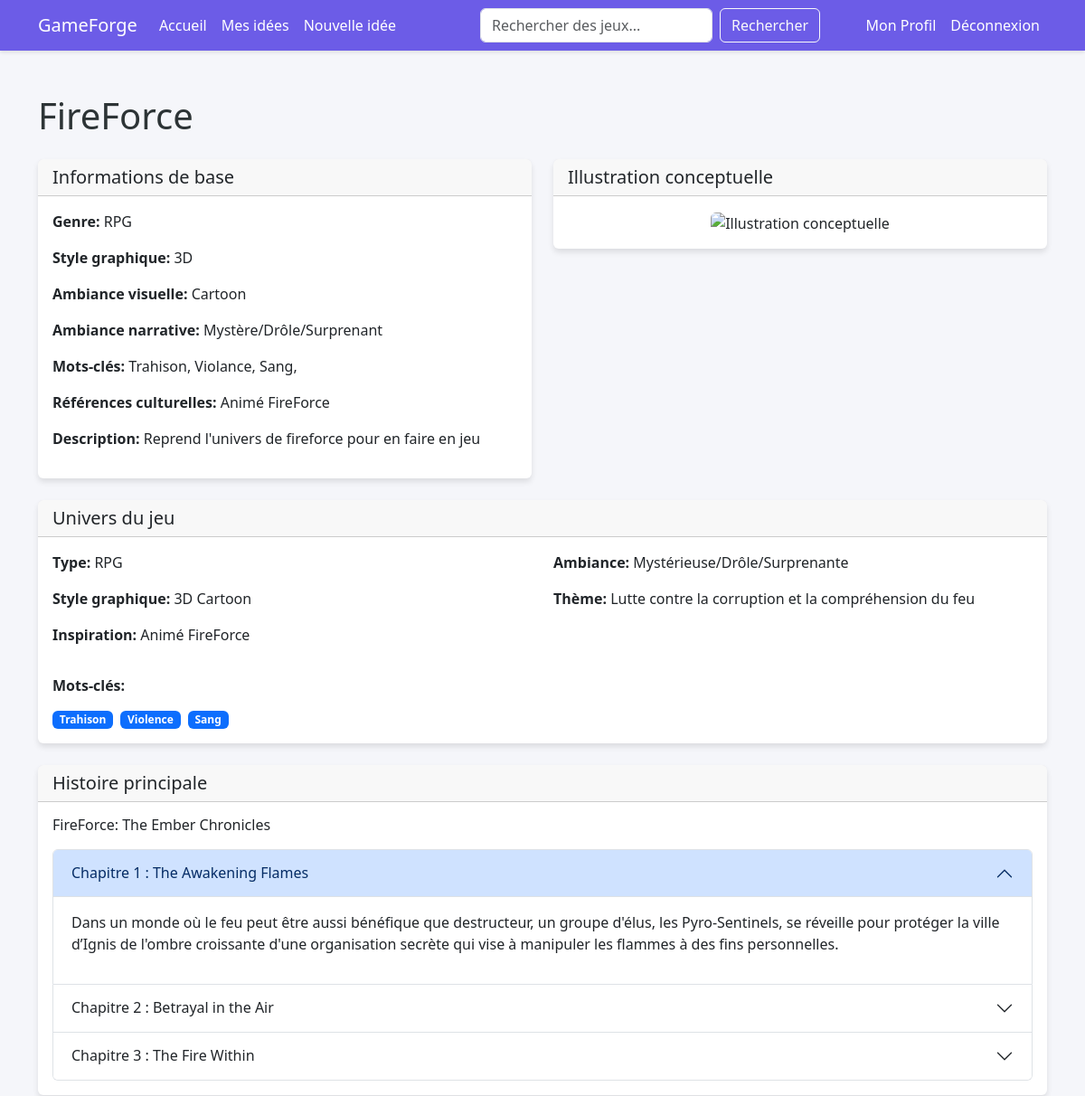
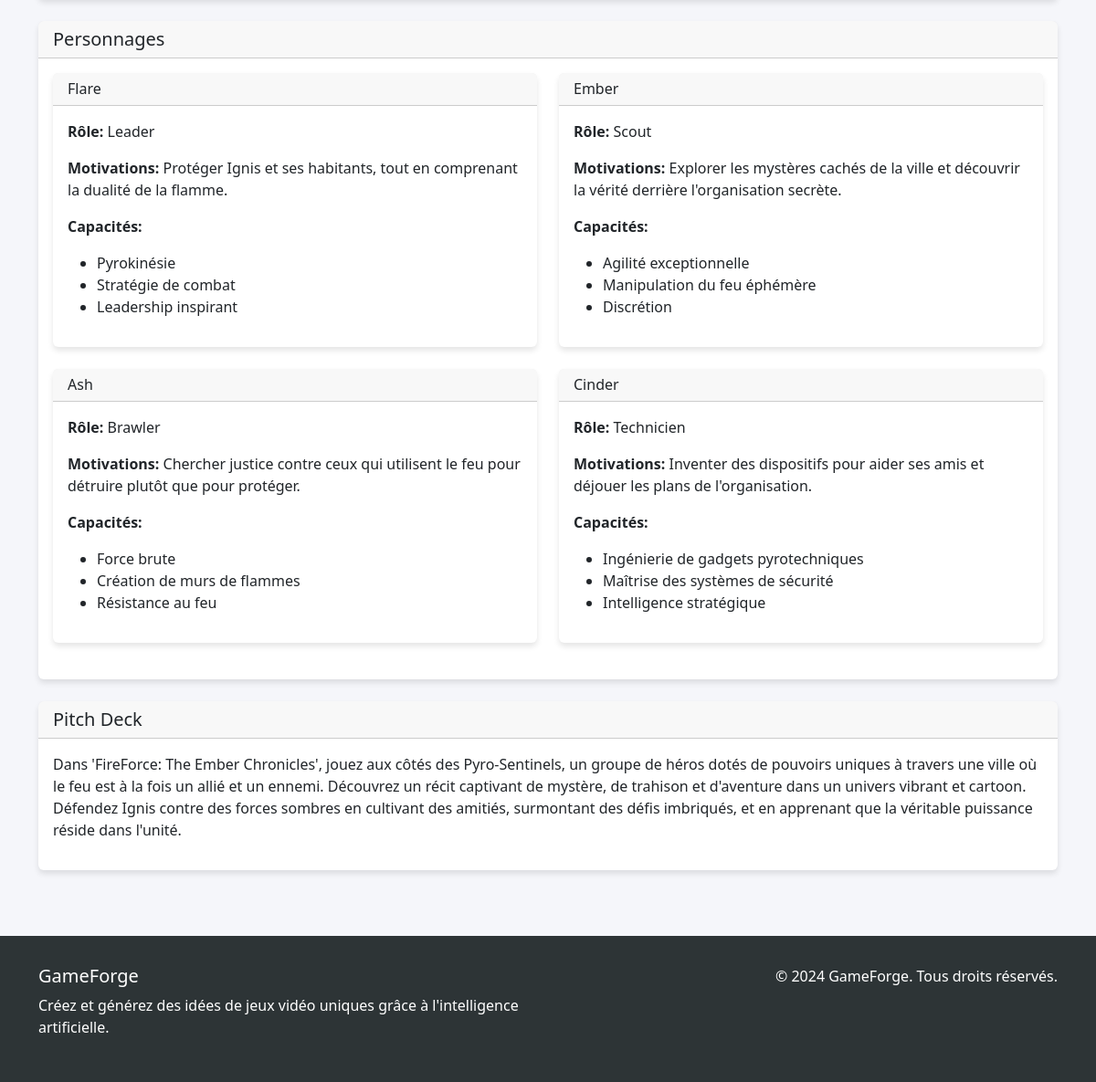
/idea/6/ (signed in), run on the app's committed database (2 pictures, top to bottom).
### gameforge/models.py (models this page shows)
class GameIdea(models.Model):
    user = models.ForeignKey(User, on_delete=models.CASCADE)
    title = models.CharField(max_length=255)
    genre = models.CharField(max_length=255)  # RPG, FPS, MOBA, Visual Novel, etc. On aura une liste déroulante pour choisir le genre mais on pourra également écrire quelque chose de personnalisé.
    style_graphique = models.CharField(max_length=255)  # 2D, 3D, pixel art, etc. On aura une liste déroulante pour choisir le style graphique mais on pourra également écrire quelque chose de personnalisé.
    ambiance_visuelle = models.CharField(max_length=255)  # Fantasy, Science-fiction, etc. On aura une liste déroulante pour choisir l'ambiance visuelle mais on pourra également écrire quelque chose de personnalisé.
    ambiance_narrative = models.CharField(max_length=255)  # Tragique, comique, etc. On aura une liste déroulante pour choisir l'ambiance narrative mais on pourra également écrire quelque chose de personnalisé.
    mots_cles = models.CharField(max_length=255)  # Guerre, Amour, Trahison, etc. On aura une liste déroulante pour choisir les mots clés mais on pourra également écrire quelque chose de personnalisé.
    reference_culturelle = models.CharField(max_length=255)  # Zelda, Final Fantasy, Dark Souls, etc. On aura une liste déroulante pour choisir la référence culturelle mais on pourra également écrire quelque chose de personnalisé.
    description = models.TextField() # Description du jeu
    created_at = models.DateTimeField(auto_now_add=True)

class GameGeneration(models.Model):
    game_idea = models.ForeignKey(GameIdea, on_delete=models.CASCADE)
    user = models.ForeignKey(User, on_delete=models.CASCADE)
    univers_de_jeu = models.TextField() # Type, ambiance, style graphique, etc.
    histoire_principale = models.TextField() # Scénario structuré
    personnages = models.TextField() # Avec leur rôle, capacités, motivations, etc.
    illustrations_conceptuelles = models.TextField() # URL d'une illustration conceptuelle
    pitch_deck = models.TextField() # Fiche de présentation du jeu (présentation complète type “pitch deck”)
    created_at = models.DateTimeField(auto_now_add=True)

### gameforge/views.py (the view, shortened to what this page needs)
# urls.py: path("idea/<int:game_idea_id>/", views.game_idea, name="game_idea"),
@login_required
def game_idea(request, game_idea_id):
    game_idea = GameIdea.objects.get(id=game_idea_id)
    user = User.objects.get(id=request.session['user_id'])
    existing_generation = GameGeneration.objects.filter(game_idea=game_idea).first()
    if existing_generation:
        game_generation = existing_generation
    formatted_data = format_game_generation_for_template(game_generation)
    return render(request, 'gameforge/game_idea.html', {
        'game_idea': game_idea,
        'game_generation': game_generation,
        'formatted_data': formatted_data
    })

### gameforge/views.py (called while the page is built)
def format_game_generation_for_template(game_generation):
    formatted_data = {}
    try:
        formatted_data['univers'] = json.loads(game_generation.univers_de_jeu)
    except:
        formatted_data['univers'] = {"type": "Information non disponible"}
    try:
        formatted_data['histoire'] = json.loads(game_generation.histoire_principale)
    except:
        formatted_data['histoire'] = {"titre": "Histoire", "scenario": []}
    try:
        formatted_data['personnages'] = json.loads(game_generation.personnages)
    except:
        formatted_data['personnages'] = []
    formatted_data['illustration'] = game_generation.illustrations_conceptuelles
    formatted_data['pitch_deck'] = game_generation.pitch_deck
    return formatted_data

### templates/gameforge/game_idea.html
{% extends 'base.html' %}
{% block content %}
<div class="container mt-5">
    <h1 class="mb-4">{{ game_idea.title }}</h1>
    <div class="row">
        <div class="col-md-6">
            <div class="card mb-4">
                <div class="card-header">
                    <h2 class="h5 mb-0">Informations de base</h2>
                </div>
                <div class="card-body">
                    <p><strong>Genre:</strong> {{ game_idea.genre }}</p>
                    <p><strong>Style graphique:</strong> {{ game_idea.style_graphique }}</p>
                    <p><strong>Ambiance visuelle:</strong> {{ game_idea.ambiance_visuelle }}</p>
                    <p><strong>Ambiance narrative:</strong> {{ game_idea.ambiance_narrative }}</p>
                    <p><strong>Mots-clés:</strong> {{ game_idea.mots_cles }}</p>
                    <p><strong>Références culturelles:</strong> {{ game_idea.reference_culturelle }}</p>
                    <p><strong>Description:</strong> {{ game_idea.description }}</p>
                </div>
            </div>
        </div>
        <div class="col-md-6">
            <div class="card mb-4">
                <div class="card-header">
                    <h2 class="h5 mb-0">Illustration conceptuelle</h2>
                </div>
                <div class="card-body text-center">
                    <img src="{{ formatted_data.illustration }}" alt="Illustration conceptuelle" class="img-fluid rounded">
                </div>
            </div>
        </div>
    </div>
    <div class="row">
        <div class="col-12">
            <div class="card mb-4">
                <div class="card-header">
                    <h2 class="h5 mb-0">Univers du jeu</h2>
                </div>
                <div class="card-body">
                    <div class="row">
                        {% if formatted_data.univers.type %}
                        <div class="col-md-6">
                            <p><strong>Type:</strong> {{ formatted_data.univers.type }}</p>
                        </div>
                        {% endif %}
                        {% if formatted_data.univers.ambiance %}
                        <div class="col-md-6">
                            <p><strong>Ambiance:</strong> {{ formatted_data.univers.ambiance }}</p>
                        </div>
                        {% endif %}
                        {% if formatted_data.univers.style_graphique %}
                        <div class="col-md-6">
                            <p><strong>Style graphique:</strong> {{ formatted_data.univers.style_graphique }}</p>
                        </div>
                        {% endif %}
                        {% if formatted_data.univers.thème %}
                        <div class="col-md-6">
                            <p><strong>Thème:</strong> {{ formatted_data.univers.thème }}</p>
                        </div>
                        {% endif %}
                        {% if formatted_data.univers.inspiration %}
                        <div class="col-md-6">
                            <p><strong>Inspiration:</strong> {{ formatted_data.univers.inspiration }}</p>
                        </div>
                        {% endif %}
                    </div>
                    {% if formatted_data.univers.mots_cles %}
                    <div class="mt-3">
                        <p><strong>Mots-clés:</strong></p>
                        <div class="d-flex flex-wrap gap-2">
                            {% for mot in formatted_data.univers.mots_cles %}
                            <span class="badge bg-primary">{{ mot }}</span>
                            {% endfor %}
                        </div>
                    </div>
                    {% endif %}
                </div>
            </div>
            <div class="card mb-4">
                <div class="card-header">
                    <h2 class="h5 mb-0">Histoire principale</h2>
                </div>
                <div class="card-body">
                    {% if formatted_data.histoire.titre %}
                    <h3 class="h6 mb-3">{{ formatted_data.histoire.titre }}</h3>
                    {% endif %}
                    {% if formatted_data.histoire.scenario %}
                    <div class="accordion" id="scenarioAccordion">
                        {% for chapitre in formatted_data.histoire.scenario %}
                        <div class="accordion-item">
                            <h2 class="accordion-header" id="heading{{ forloop.counter }}">
                                <button class="accordion-button {% if not forloop.first %}collapsed{% endif %}" type="button"
                                        data-bs-toggle="collapse" data-bs-target="#collapse{{ forloop.counter }}"
                                        aria-expanded="{% if forloop.first %}true{% else %}false{% endif %}"
                                        aria-controls="collapse{{ forloop.counter }}">
                                    {% if chapitre.chapitre %}Chapitre {{ chapitre.chapitre }}{% else %}Partie {{ forloop.counter }}{% endif %}
                                    {% if chapitre.titre %}: {{ chapitre.titre }}{% endif %}
                                </button>
                            </h2>
                            <div id="collapse{{ forloop.counter }}" class="accordion-collapse collapse {% if forloop.first %}show{% endif %}"
                                 aria-labelledby="heading{{ forloop.counter }}" data-bs-parent="#scenarioAccordion">
                                <div class="accordion-body">
                                    {{ chapitre.description|linebreaks }}
                                </div>
                            </div>
                        </div>
                        {% endfor %}
                    </div>
                    {% endif %}
                </div>
            </div>
            <div class="card mb-4">
                <div class="card-header">
                    <h2 class="h5 mb-0">Personnages</h2>
                </div>
                <div class="card-body">
                    {% if formatted_data.personnages %}
                    <div class="row">
                        {% for personnage in formatted_data.personnages %}
                        <div class="col-md-6 mb-4">
                            <div class="card h-100">
                                <div class="card-header">
                                    <h3 class="h6 mb-0">{{ personnage.nom }}</h3>
                                </div>
                                <div class="card-body">
                                    {% if personnage.role %}
                                    <p><strong>Rôle:</strong> {{ personnage.role }}</p>
                                    {% endif %}
                                    {% if personnage.motivations %}
                                    <p><strong>Motivations:</strong> {{ personnage.motivations }}</p>
                                    {% endif %}
                                    {% if personnage.capacites %}
                                    <p><strong>Capacités:</strong></p>
                                    <ul>
                                        {% for capacite in personnage.capacites %}
                                        <li>{{ capacite }}</li>
                                        {% endfor %}
                                    </ul>
                                    {% endif %}
                                </div>
                            </div>
                        </div>
                        {% endfor %}
                    </div>
                    {% else %}
                    <p>Aucun personnage n'a été défini pour ce jeu.</p>
                    {% endif %}
                </div>
            </div>
            <div class="card mb-4">
                <div class="card-header">
                    <h2 class="h5 mb-0">Pitch Deck</h2>
                </div>
                <div class="card-body">
                    {{ formatted_data.pitch_deck|linebreaks }}
                </div>
            </div>
        </div>
    </div>
</div>
{% endblock %}

### templates/base.html (style rules this page uses)
:root { --primary-color: #6c5ce7; --secondary-color: #a29bfe; --dark-color: #2d3436; --light-color: #f5f6fa; }
body { background-color: var(--light-color); color: var(--dark-color); font-family: 'Segoe UI', Tahoma, Geneva, Verdana, sans-serif; }
.card { border: none; box-shadow: 0 4px 6px rgba(0,0,0,0.1); transition: transform 0.2s; }

### data on the page
GameIdea: title "FireForce", genre "RPG", style_graphique "3D", ambiance_visuelle "Cartoon", ambiance_narrative "Mystère/Drôle/Surprenant", mots_cles "Trahison, Violance, Sang,", reference_culturelle "Animé FireForce", description "Reprend l'univers de fireforce pour en faire en jeu", univers.type "RPG", univers.inspiration "Animé FireForce"
GameGeneration: pitch_deck "Dans 'FireForce: The Ember Chronicles', jouez aux côtés des Pyro-Sentinels, un groupe de héros dotés de pouvoirs uniques à travers une ville où le feu est à la fois un allié et un ennemi. Découvrez un récit captivant de mystère, de trahison et d'aventure dans un univers vibrant et cartoon. Défendez Ignis contre des forces sombres en cultivant des amitiés, surmontant des défis imbriqués, et en apprenant que la véritable puissance réside dans l'unité."

### other printed values
{{ mot }} "Trahison" "Violence" "Sang"
{{ chapitre.chapitre }} "1" "2" "3"
{{ chapitre.titre }} "The Awakening Flames" "Betrayal in the Air" "The Fire Within"
{{ personnage.nom }} "Flare" "Ember" "Ash" "Cinder"
{{ personnage.role }} "Leader" "Scout" "Brawler" "Technicien"
{{ personnage.motivations }} "Protéger Ignis et ses habitants, tout en comprenant la dualité de la flamme." "Explorer les mystères cachés de la ville et découvrir la vérité derrière l'organisation secrète." "Chercher justice contre ceux qui utilisent le feu pour détruire plutôt que pour protéger." "Inventer des dispositifs pour aider ses amis et déjouer les plans de l'organisation."
{{ capacite }} "Pyrokinésie" "Stratégie de combat" "Leadership inspirant" "Agilité exceptionnelle" "Manipulation du feu éphémère" "Discrétion" "Force brute" "Création de murs de flammes" "Résistance au feu" "Ingénierie de gadgets pyrotechniques" "Maîtrise des systèmes de sécurité" "Intelligence stratégique"
